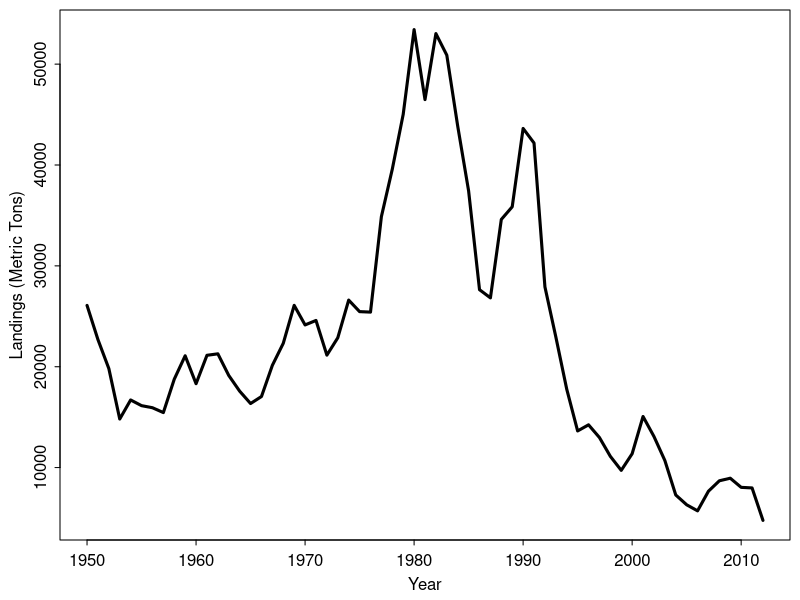
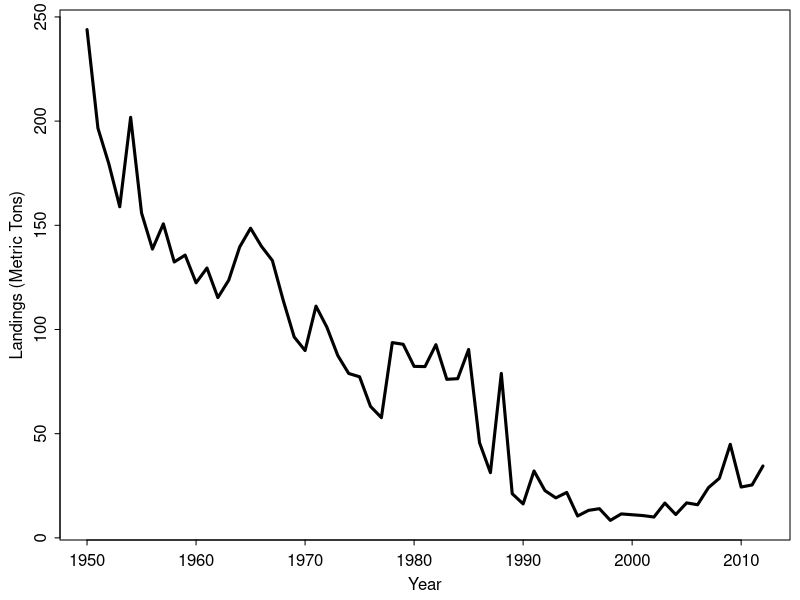
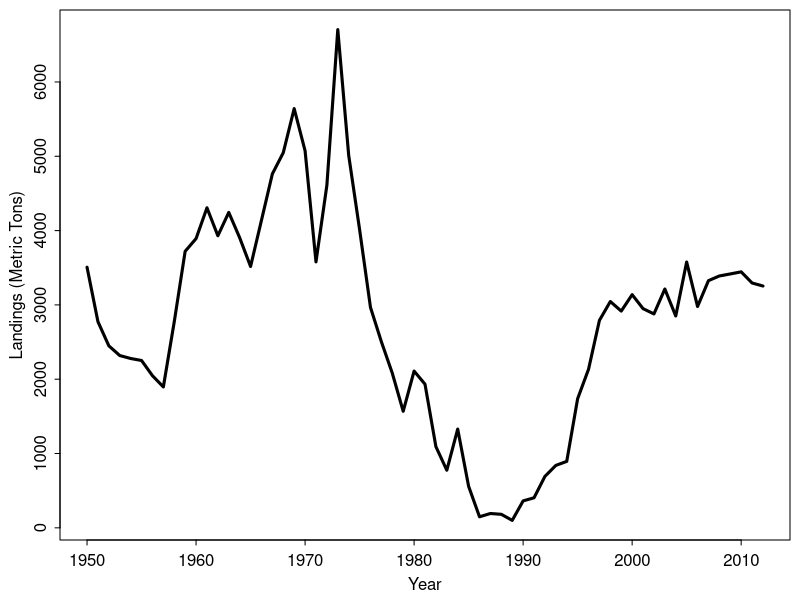

Generate these figures, in order, with R:
setwd("C:/aaaWork/Class Materials/NRS349/Materials/Slides/Related_R_Code")
df <- read.csv("Landings.csv")
par(mar=c(3,3,0.5,0.5),mgp=c(1.7,0.5,0),tcl=-0.25)
plot(metricTons~year,data=subset(df,species=="ATLANTIC_COD"),xlab="Year",ylab="Landings (Metric Tons)",type="l",lwd=3)
plot(metricTons~year,data=subset(df,species=="ATLANTIC_HALIBUT"),xlab="Year",ylab="Landings (Metric Tons)",type="l",lwd=3)
plot(metricTons~year,data=subset(df,species=="STRIPED_BASS"),xlab="Year",ylab="Landings (Metric Tons)",type="l",lwd=3)
